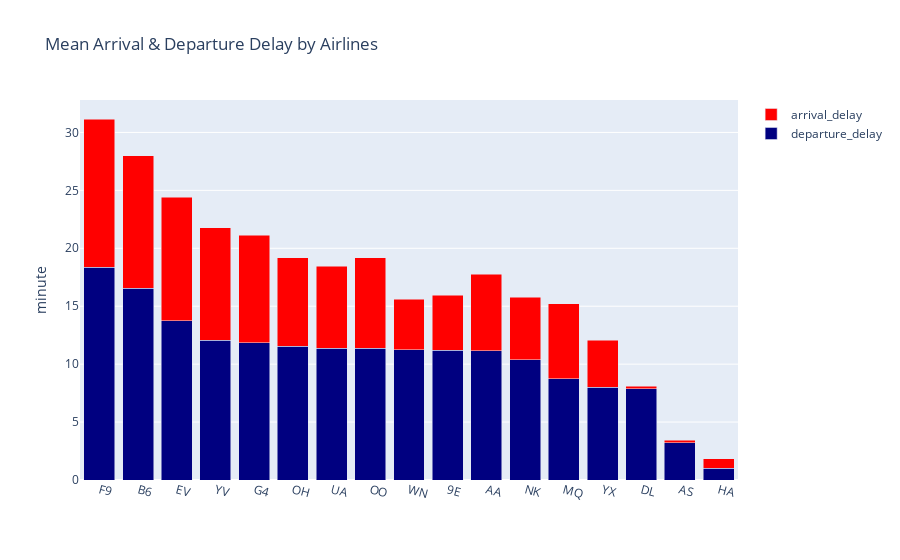

Here is the notebook cell this chart was saved with:
### Markdown cell above
Like we inferred from the previous plots, AA and WN have the huge delays i.e., longer delays for flights.

Next plot shows the mean Arrival and Departure delays for the airlines.

### Code cell
fdc_d = fdc.groupby('CARRIER').DEP_DELAY.mean().to_frame().sort_values(by='DEP_DELAY',
                                                    ascending=False).round(2)
trace1 = go.Bar(
    x=fdc_d.index,
    y=fdc_d.DEP_DELAY,
    name='departure_delay',
    marker=dict(
        color = 'navy'
    )
)

fdc_a = fdc.groupby('CARRIER').ARR_DELAY.mean().to_frame().sort_values(by='ARR_DELAY',
                                                    ascending=False).round(2)
trace2 = go.Bar(
    x=fdc_a.index,
    y=fdc_a.ARR_DELAY,
    name='arrival_delay',
    marker=dict(
        color = 'red'
    )
)

data = [trace1, trace2]
layout = go.Layout(xaxis=dict(tickangle=15), title='Mean Arrival & Departure Delay by Airlines',
    yaxis = dict(title = 'minute'), 
                   barmode='stack')

fig = go.Figure(data=data, layout=layout)
py.iplot(fig)

### Figure 1 — Plotly figure (JSON) as saved in the notebook; plotly's stock layout.template omitted (floating-point values rounded to 4 significant figures)
{"data": [{"marker": {"color": "navy"}, "name": "departure_delay", "type": "bar", "x": ["F9", "B6", "EV", "YV", "G4", "OH", "UA", "OO", "WN", "9E", "AA", "NK", "MQ", "YX", "DL", "AS", "HA"], "y": [18.35, 16.56, 13.74, 12.08, 11.86, 11.53, 11.39, 11.38, 11.23, 11.18, 11.14, 10.4, 8.72, 8.01, 7.87, 3.21, 1]}, {"marker": {"color": "red"}, "name": "arrival_delay", "type": "bar", "x": ["F9", "B6", "EV", "YV", "G4", "OO", "OH", "UA", "AA", "MQ", "NK", "9E", "WN", "YX", "HA", "DL", "AS"], "y": [12.81, 11.42, 10.67, 9.69, 9.26, 7.81, 7.64, 7.08, 6.63, 6.5, 5.38, 4.78, 4.38, 4.07, 0.82, 0.22, 0.2]}], "layout": {"barmode": "stack", "title": {"text": "Mean Arrival & Departure Delay by Airlines"}, "xaxis": {"tickangle": 15}, "yaxis": {"title": {"text": "minute"}}}}
